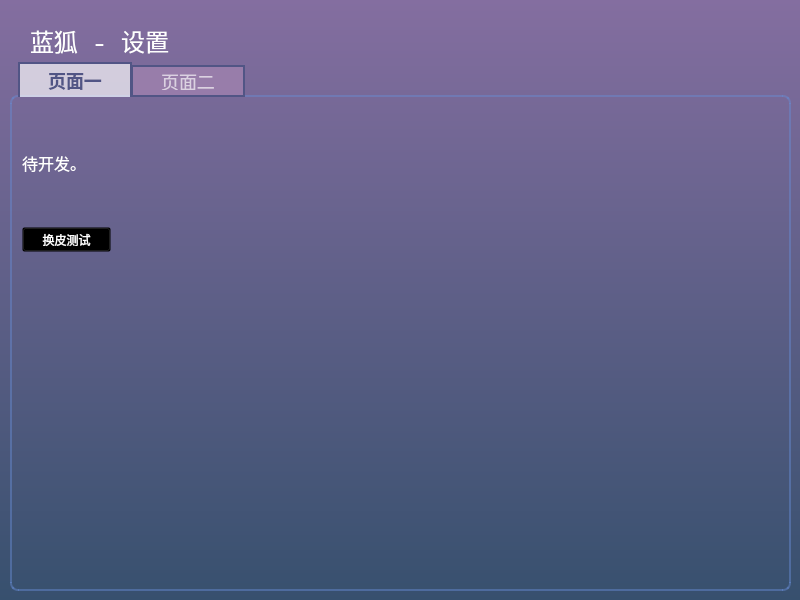
<?xml version="1.0" encoding="UTF-8"?>
<ui version="4.0">
 <class>GenSettings</class>
 <widget class="QMainWindow" name="GenSettings">
  <property name="geometry">
   <rect>
    <x>0</x>
    <y>0</y>
    <width>800</width>
    <height>600</height>
   </rect>
  </property>
  <property name="minimumSize">
   <size>
    <width>800</width>
    <height>600</height>
   </size>
  </property>
  <property name="maximumSize">
   <size>
    <width>800</width>
    <height>600</height>
   </size>
  </property>
  <property name="windowTitle">
   <string>MainWindow</string>
  </property>
  <property name="styleSheet">
   <string notr="true"/>
  </property>
  <widget class="QWidget" name="centralwidget">
   <property name="styleSheet">
    <string notr="true">background-color: qlineargradient(y1: 0, y2: 1, stop: 0 rgb(132, 110, 160), stop:1 rgb(55, 80, 110));

color: rgb(255, 255, 255); </string>
   </property>
   <widget class="QStackedWidget" name="settings_stackedWidget">
    <property name="geometry">
     <rect>
      <x>0</x>
      <y>0</y>
      <width>791</width>
      <height>591</height>
     </rect>
    </property>
    <property name="styleSheet">
     <string notr="true">background: transparent; </string>
    </property>
    <widget class="QWidget" name="page_main">
     <widget class="QLabel" name="settings_avai_header">
      <property name="geometry">
       <rect>
        <x>30</x>
        <y>20</y>
        <width>411</width>
        <height>41</height>
       </rect>
      </property>
      <property name="font">
       <font>
        <family>Noto Mono</family>
        <pointsize>18</pointsize>
        <weight>50</weight>
        <italic>false</italic>
        <bold>false</bold>
       </font>
      </property>
      <property name="styleSheet">
       <string notr="true">font: 18pt &quot;Noto Mono&quot;;</string>
      </property>
      <property name="text">
       <string>蓝狐 - 设置</string>
      </property>
     </widget>
     <widget class="QTabWidget" name="ProcessManager_tab">
      <property name="geometry">
       <rect>
        <x>10</x>
        <y>60</y>
        <width>781</width>
        <height>531</height>
       </rect>
      </property>
      <property name="font">
       <font>
        <pointsize>11</pointsize>
        <weight>50</weight>
        <italic>false</italic>
        <bold>false</bold>
        <underline>false</underline>
        <strikeout>false</strikeout>
        <stylestrategy>PreferAntialias</stylestrategy>
        <kerning>true</kerning>
       </font>
      </property>
      <property name="cursor">
       <cursorShape>ArrowCursor</cursorShape>
      </property>
      <property name="autoFillBackground">
       <bool>false</bool>
      </property>
      <property name="styleSheet">
       <string notr="true">QTabWidget::pane {
    border: 2px solid rgba(102, 138, 210, 120);
    border-radius:8px;
    background: transparent;
}

QTabWidget::tab-bar:top {
    top: 2px;
    left:8px;
}

QTabWidget::tab-bar:bottom {
    bottom: 8px;
}

QTabWidget::tab-bar:left {
    right: 8px;
}

QTabWidget::tab-bar:right {
    left: 8px;
}

QTabBar::tab {
    border: 2px solid rgb(81, 85, 133);
    background: rgb(255, 255, 255); 
    width: 90 px;
    font-size : 18px;
}

QTabBar::tab:selected {
    background: rgba(255, 255, 255, 170);
    color: rgb(81, 85, 133);
    font-weight: bold; 
    border-bottom-color: none;
    margin-bottom: -2px; 
}

QTabBar::tab:!selected {
    background: rgba(157, 128, 173, 220);
    color:rgba(255, 255, 255, 165);
}

QTabBar::tab:!selected:hover {
    background: rgba(208, 176, 255, 160);
}

QTabBar::tab:top:!selected {
    margin-top: 3px;
}

QTabBar::tab:bottom:!selected {
    margin-bottom: 3px;
}

QTabBar::tab:top, QTabBar::tab:bottom {
    min-width: 8px;
    margin-right: -1px;
    padding: 5px 10px 5px 10px;
}

QTabBar::tab:top:selected {
    border-bottom-color: none;
}

QTabBar::tab:bottom:selected {
    border-top-color: none;
}

QTabBar::tab:top:last, QTabBar::tab:bottom:last,
QTabBar::tab:top:only-one, QTabBar::tab:bottom:only-one {
    margin-right: 0;
}

QTabBar::tab:left:!selected {
    margin-right: 3px;
}

QTabBar::tab:right:!selected {
    margin-left: 3px;
}

QTabBar::tab:left, QTabBar::tab:right {
    min-height: 8ex;
    margin-bottom: -1px;
    padding: 10px 5px 10px 5px;
}

QTabBar::tab:left:selected {
    border-left-color: none;
}

QTabBar::tab:right:selected {
    border-right-color: none;
}

QTabBar::tab:left:last, QTabBar::tab:right:last,
QTabBar::tab:left:only-one, QTabBar::tab:right:only-one {
    margin-bottom: 0;
}</string>
      </property>
      <property name="tabShape">
       <enum>QTabWidget::Rounded</enum>
      </property>
      <property name="currentIndex">
       <number>0</number>
      </property>
      <property name="tabBarAutoHide">
       <bool>false</bool>
      </property>
      <widget class="QWidget" name="process_list_tab">
       <property name="font">
        <font>
         <weight>50</weight>
         <bold>false</bold>
        </font>
       </property>
       <property name="autoFillBackground">
        <bool>false</bool>
       </property>
       <property name="styleSheet">
        <string notr="true">background-color = rgb(255, 255, 255);</string>
       </property>
       <attribute name="title">
        <string>页面一</string>
       </attribute>
       <widget class="QLabel" name="settings_avai_dev_prog">
        <property name="geometry">
         <rect>
          <x>10</x>
          <y>50</y>
          <width>761</width>
          <height>31</height>
         </rect>
        </property>
        <property name="font">
         <font>
          <family>Noto Mono</family>
          <pointsize>12</pointsize>
          <weight>50</weight>
          <italic>false</italic>
          <bold>false</bold>
         </font>
        </property>
        <property name="styleSheet">
         <string notr="true">font: 12pt &quot;Noto Mono&quot;;</string>
        </property>
        <property name="text">
         <string>待开发。</string>
        </property>
        <property name="wordWrap">
         <bool>true</bool>
        </property>
       </widget>
       <widget class="QPushButton" name="settings_theme_changing_test">
        <property name="geometry">
         <rect>
          <x>10</x>
          <y>130</y>
          <width>89</width>
          <height>25</height>
         </rect>
        </property>
        <property name="text">
         <string>换皮测试</string>
        </property>
       </widget>
      </widget>
      <widget class="QWidget" name="network_list_tab">
       <property name="autoFillBackground">
        <bool>false</bool>
       </property>
       <attribute name="title">
        <string>页面二</string>
       </attribute>
       <widget class="QTableView" name="net_table_view">
        <property name="geometry">
         <rect>
          <x>5</x>
          <y>1</y>
          <width>841</width>
          <height>631</height>
         </rect>
        </property>
       </widget>
       <widget class="QLabel" name="settings_avai_dev_prog_2">
        <property name="geometry">
         <rect>
          <x>10</x>
          <y>50</y>
          <width>761</width>
          <height>31</height>
         </rect>
        </property>
        <property name="font">
         <font>
          <family>Noto Mono</family>
          <pointsize>12</pointsize>
          <weight>50</weight>
          <italic>false</italic>
          <bold>false</bold>
         </font>
        </property>
        <property name="styleSheet">
         <string notr="true">font: 12pt &quot;Noto Mono&quot;;</string>
        </property>
        <property name="text">
         <string>待开发。</string>
        </property>
        <property name="wordWrap">
         <bool>true</bool>
        </property>
       </widget>
      </widget>
     </widget>
    </widget>
    <widget class="QWidget" name="page_2"/>
   </widget>
  </widget>
 </widget>
 <resources/>
 <connections/>
</ui>
